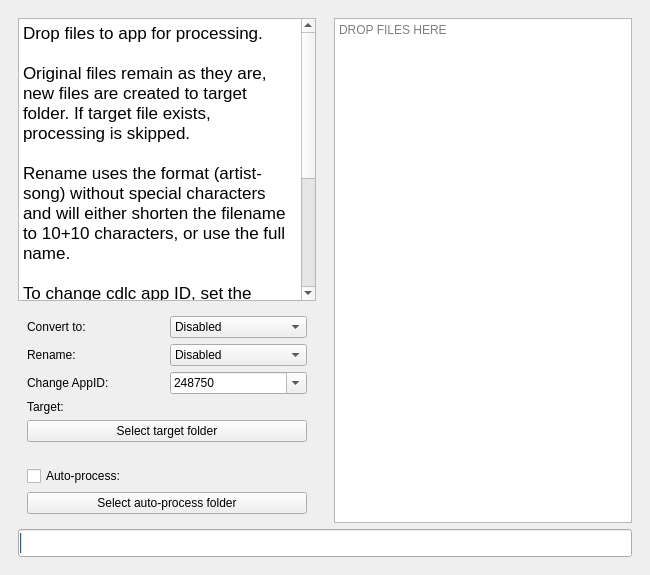
<?xml version="1.0" encoding="UTF-8"?>
<ui version="4.0">
 <class>MainWindow</class>
 <widget class="QMainWindow" name="MainWindow">
  <property name="geometry">
   <rect>
    <x>0</x>
    <y>0</y>
    <width>650</width>
    <height>575</height>
   </rect>
  </property>
  <property name="sizePolicy">
   <sizepolicy hsizetype="Minimum" vsizetype="Minimum">
    <horstretch>0</horstretch>
    <verstretch>0</verstretch>
   </sizepolicy>
  </property>
  <property name="minimumSize">
   <size>
    <width>640</width>
    <height>480</height>
   </size>
  </property>
  <property name="maximumSize">
   <size>
    <width>800</width>
    <height>600</height>
   </size>
  </property>
  <property name="baseSize">
   <size>
    <width>640</width>
    <height>480</height>
   </size>
  </property>
  <property name="windowTitle">
   <string>Rocksmith 2014 CDLC convert pc/mac</string>
  </property>
  <property name="autoFillBackground">
   <bool>true</bool>
  </property>
  <property name="styleSheet">
   <string notr="true"/>
  </property>
  <property name="unifiedTitleAndToolBarOnMac">
   <bool>true</bool>
  </property>
  <widget class="QWidget" name="centralwidget">
   <property name="autoFillBackground">
    <bool>false</bool>
   </property>
   <property name="styleSheet">
    <string notr="true"/>
   </property>
   <layout class="QGridLayout" name="gridLayout_2">
    <item row="0" column="0">
     <widget class="DropArea" name="frameDropArea">
      <property name="acceptDrops">
       <bool>true</bool>
      </property>
      <property name="autoFillBackground">
       <bool>false</bool>
      </property>
      <property name="frameShape">
       <enum>QFrame::NoFrame</enum>
      </property>
      <property name="frameShadow">
       <enum>QFrame::Plain</enum>
      </property>
      <property name="lineWidth">
       <number>0</number>
      </property>
      <layout class="QGridLayout" name="gridLayout_4">
       <item row="1" column="0" colspan="4">
        <widget class="MyProgress" name="progressBar">
         <property name="autoFillBackground">
          <bool>false</bool>
         </property>
         <property name="styleSheet">
          <string notr="true">padding: 3px;</string>
         </property>
         <property name="value">
          <number>0</number>
         </property>
         <property name="textVisible">
          <bool>false</bool>
         </property>
        </widget>
       </item>
       <item row="0" column="3">
        <layout class="QVBoxLayout" name="verticalLayoutRight">
         <item>
          <widget class="QPlainTextEdit" name="plainTextEdit">
           <property name="autoFillBackground">
            <bool>true</bool>
           </property>
           <property name="lineWrapMode">
            <enum>QPlainTextEdit::NoWrap</enum>
           </property>
           <property name="textInteractionFlags">
            <set>Qt::TextSelectableByMouse</set>
           </property>
           <property name="backgroundVisible">
            <bool>false</bool>
           </property>
           <property name="placeholderText">
            <string>DROP FILES HERE</string>
           </property>
          </widget>
         </item>
        </layout>
       </item>
       <item row="0" column="0">
        <layout class="QVBoxLayout" name="verticalLayoutLeft">
         <item>
          <widget class="QTextBrowser" name="textBrowser">
           <property name="acceptDrops">
            <bool>false</bool>
           </property>
           <property name="autoFillBackground">
            <bool>false</bool>
           </property>
           <property name="styleSheet">
            <string notr="true"/>
           </property>
           <property name="frameShadow">
            <enum>QFrame::Sunken</enum>
           </property>
           <property name="html">
            <string>&lt;!DOCTYPE HTML PUBLIC &quot;-//W3C//DTD HTML 4.0//EN&quot; &quot;http://www.w3.org/TR/REC-html40/strict.dtd&quot;&gt;
&lt;html&gt;&lt;head&gt;&lt;meta name=&quot;qrichtext&quot; content=&quot;1&quot; /&gt;&lt;style type=&quot;text/css&quot;&gt;
p, li { white-space: pre-wrap; }
&lt;/style&gt;&lt;/head&gt;&lt;body style=&quot; font-family:'.AppleSystemUIFont'; font-size:13pt; font-weight:400; font-style:normal;&quot;&gt;
&lt;p style=&quot; margin-top:0px; margin-bottom:0px; margin-left:0px; margin-right:0px; -qt-block-indent:0; text-indent:0px;&quot;&gt;Drop files to app for processing.&lt;/p&gt;
&lt;p style=&quot;-qt-paragraph-type:empty; margin-top:0px; margin-bottom:0px; margin-left:0px; margin-right:0px; -qt-block-indent:0; text-indent:0px;&quot;&gt;&lt;br /&gt;&lt;/p&gt;
&lt;p style=&quot; margin-top:0px; margin-bottom:0px; margin-left:0px; margin-right:0px; -qt-block-indent:0; text-indent:0px;&quot;&gt;Original files remain as they are, new files are created to target folder. If target file exists, processing is skipped.&lt;/p&gt;
&lt;p style=&quot;-qt-paragraph-type:empty; margin-top:0px; margin-bottom:0px; margin-left:0px; margin-right:0px; -qt-block-indent:0; text-indent:0px;&quot;&gt;&lt;br /&gt;&lt;/p&gt;
&lt;p style=&quot; margin-top:0px; margin-bottom:0px; margin-left:0px; margin-right:0px; -qt-block-indent:0; text-indent:0px;&quot;&gt;Rename uses the format (artist-song) without special characters and will either shorten the filename to 10+10 characters, or use the full name.&lt;/p&gt;
&lt;p style=&quot;-qt-paragraph-type:empty; margin-top:0px; margin-bottom:0px; margin-left:0px; margin-right:0px; -qt-block-indent:0; text-indent:0px;&quot;&gt;&lt;br /&gt;&lt;/p&gt;
&lt;p style=&quot; margin-top:0px; margin-bottom:0px; margin-left:0px; margin-right:0px; -qt-block-indent:0; text-indent:0px;&quot;&gt;To change cdlc app ID, set the desired app ID. If option is disabled, app ID is untouched.&lt;/p&gt;
&lt;p style=&quot;-qt-paragraph-type:empty; margin-top:0px; margin-bottom:0px; margin-left:0px; margin-right:0px; -qt-block-indent:0; text-indent:0px;&quot;&gt;&lt;br /&gt;&lt;/p&gt;
&lt;p style=&quot; margin-top:0px; margin-bottom:0px; margin-left:0px; margin-right:0px; -qt-block-indent:0; text-indent:0px;&quot;&gt;With auto-processing enabled, the app will check specified folder periodically and execute processing without further user interaction when new files are found. &lt;/p&gt;
&lt;p style=&quot;-qt-paragraph-type:empty; margin-top:0px; margin-bottom:0px; margin-left:0px; margin-right:0px; -qt-block-indent:0; text-indent:0px;&quot;&gt;&lt;br /&gt;&lt;/p&gt;
&lt;p style=&quot; margin-top:0px; margin-bottom:0px; margin-left:0px; margin-right:0px; -qt-block-indent:0; text-indent:0px;&quot;&gt;&lt;a href=&quot;https://github.com/glebb/rocksmithconvert&quot;&gt;&lt;span style=&quot; text-decoration: underline; color:#0068da;&quot;&gt;Github page&lt;/span&gt;&lt;/a&gt;&lt;/p&gt;&lt;/body&gt;&lt;/html&gt;</string>
           </property>
           <property name="openExternalLinks">
            <bool>true</bool>
           </property>
           <property name="openLinks">
            <bool>true</bool>
           </property>
          </widget>
         </item>
         <item>
          <widget class="QWidget" name="widget" native="true">
           <property name="sizePolicy">
            <sizepolicy hsizetype="Preferred" vsizetype="Maximum">
             <horstretch>0</horstretch>
             <verstretch>0</verstretch>
            </sizepolicy>
           </property>
           <property name="minimumSize">
            <size>
             <width>0</width>
             <height>22</height>
            </size>
           </property>
           <property name="baseSize">
            <size>
             <width>0</width>
             <height>0</height>
            </size>
           </property>
           <property name="autoFillBackground">
            <bool>true</bool>
           </property>
           <property name="styleSheet">
            <string notr="true"/>
           </property>
           <layout class="QGridLayout" name="gridLayout">
            <item row="12" column="0" colspan="2">
             <widget class="QPushButton" name="pushButtonSelectTarget">
              <property name="sizePolicy">
               <sizepolicy hsizetype="Preferred" vsizetype="Fixed">
                <horstretch>0</horstretch>
                <verstretch>0</verstretch>
               </sizepolicy>
              </property>
              <property name="autoFillBackground">
               <bool>false</bool>
              </property>
              <property name="styleSheet">
               <string notr="true">border-color: rgb(0, 0, 0);</string>
              </property>
              <property name="text">
               <string>Select target folder</string>
              </property>
             </widget>
            </item>
            <item row="5" column="0">
             <widget class="QLabel" name="label_3">
              <property name="text">
               <string>Change AppID:</string>
              </property>
             </widget>
            </item>
            <item row="4" column="0">
             <widget class="QLabel" name="label_2">
              <property name="text">
               <string>Rename:</string>
              </property>
             </widget>
            </item>
            <item row="0" column="0">
             <widget class="QLabel" name="label">
              <property name="text">
               <string>Convert to:</string>
              </property>
             </widget>
            </item>
            <item row="4" column="1">
             <widget class="QComboBox" name="comboBoxRename">
              <property name="autoFillBackground">
               <bool>true</bool>
              </property>
              <property name="currentText">
               <string>Disabled</string>
              </property>
              <item>
               <property name="text">
                <string>Disabled</string>
               </property>
              </item>
              <item>
               <property name="text">
                <string>Short</string>
               </property>
              </item>
              <item>
               <property name="text">
                <string>Full</string>
               </property>
              </item>
             </widget>
            </item>
            <item row="0" column="1">
             <widget class="QComboBox" name="comboBoxPlatform">
              <property name="sizePolicy">
               <sizepolicy hsizetype="Preferred" vsizetype="Fixed">
                <horstretch>0</horstretch>
                <verstretch>0</verstretch>
               </sizepolicy>
              </property>
              <property name="autoFillBackground">
               <bool>true</bool>
              </property>
              <property name="styleSheet">
               <string notr="true"/>
              </property>
              <item>
               <property name="text">
                <string>Disabled</string>
               </property>
              </item>
              <item>
               <property name="text">
                <string>MAC</string>
               </property>
              </item>
              <item>
               <property name="text">
                <string>PC</string>
               </property>
              </item>
             </widget>
            </item>
            <item row="11" column="0">
             <widget class="QLabel" name="labelTarget">
              <property name="text">
               <string>Target:</string>
              </property>
             </widget>
            </item>
            <item row="5" column="1">
             <widget class="QComboBox" name="comboBoxAppId">
              <property name="editable">
               <bool>true</bool>
              </property>
              <property name="currentIndex">
               <number>1</number>
              </property>
              <item>
               <property name="text">
                <string>Disabled</string>
               </property>
              </item>
              <item>
               <property name="text">
                <string>248750</string>
               </property>
              </item>
             </widget>
            </item>
           </layout>
          </widget>
         </item>
         <item>
          <widget class="QWidget" name="widget_3" native="true">
           <property name="sizePolicy">
            <sizepolicy hsizetype="Minimum" vsizetype="Minimum">
             <horstretch>0</horstretch>
             <verstretch>0</verstretch>
            </sizepolicy>
           </property>
           <property name="autoFillBackground">
            <bool>true</bool>
           </property>
           <property name="styleSheet">
            <string notr="true"/>
           </property>
           <layout class="QVBoxLayout" name="verticalLayout_4">
            <item>
             <widget class="QCheckBox" name="checkBoxAutoProcess">
              <property name="text">
               <string>Auto-process:</string>
              </property>
             </widget>
            </item>
            <item>
             <widget class="QPushButton" name="pushButtonSelectSource">
              <property name="enabled">
               <bool>true</bool>
              </property>
              <property name="text">
               <string>Select auto-process folder</string>
              </property>
             </widget>
            </item>
           </layout>
          </widget>
         </item>
        </layout>
       </item>
      </layout>
     </widget>
    </item>
   </layout>
  </widget>
 </widget>
 <customwidgets>
  <customwidget>
   <class>DropArea</class>
   <extends>QFrame</extends>
   <header location="global">rocksmithconvert/droparea.h</header>
   <container>1</container>
  </customwidget>
  <customwidget>
   <class>MyProgress</class>
   <extends>QProgressBar</extends>
   <header location="global">rocksmithconvert/myprogress.h</header>
  </customwidget>
 </customwidgets>
 <resources>
  <include location="rocksmithconvert.resources.qrc"/>
 </resources>
 <connections/>
</ui>
